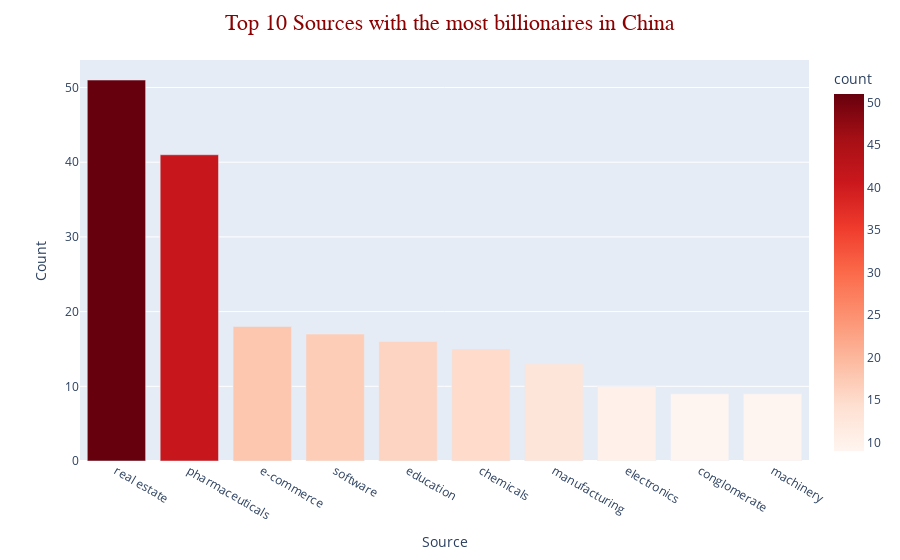

Write notebook code for a chart like this one.
### Code cell
df1 = dfch['Source'].value_counts().reset_index().head(10)

fig = px.bar(df1, x = df1['index'], y = df1['Source'], color =df1['Source'],
             color_continuous_scale ='reds',
             labels = {"index":"source","Source":"count"})

fig.update_layout(title = 'Top 10 Sources with the most billionaires in China',
                  title_x = 0.5,
                  title_font = dict(size = 22, family = 'Balto', color = 'DarkRed'),
                  xaxis = dict(title = 'Source'),
                  yaxis = dict(title = 'Count'))
fig.show()

### Figure 1 — Plotly figure (JSON) as saved in the notebook; plotly's stock layout.template omitted (floating-point values rounded to 4 significant figures)
{"data": [{"alignmentgroup": "True", "hovertemplate": "source=%{x}<br>count=%{marker.color}<extra></extra>", "legendgroup": "", "marker": {"color": [51, 41, 18, 17, 16, 15, 13, 10, 9, 9], "coloraxis": "coloraxis", "pattern": {"shape": ""}}, "name": "", "offsetgroup": "", "orientation": "v", "showlegend": false, "textposition": "auto", "type": "bar", "x": ["real estate", "pharmaceuticals", "e-commerce", "software", "education", "chemicals", "manufacturing", "electronics", "conglomerate", "machinery"], "xaxis": "x", "y": [51, 41, 18, 17, 16, 15, 13, 10, 9, 9], "yaxis": "y"}], "layout": {"barmode": "relative", "coloraxis": {"colorbar": {"title": {"text": "count"}}, "colorscale": [[0, "rgb(255,245,240)"], [0.125, "rgb(254,224,210)"], [0.25, "rgb(252,187,161)"], [0.375, "rgb(252,146,114)"], [0.5, "rgb(251,106,74)"], [0.625, "rgb(239,59,44)"], [0.75, "rgb(203,24,29)"], [0.875, "rgb(165,15,21)"], [1, "rgb(103,0,13)"]]}, "legend": {"tracegroupgap": 0}, "margin": {"t": 60}, "title": {"font": {"color": "DarkRed", "family": "Balto", "size": 22}, "text": "Top 10 Sources with the most billionaires in China", "x": 0.5}, "xaxis": {"anchor": "y", "domain": [0, 1], "title": {"text": "Source"}}, "yaxis": {"anchor": "x", "domain": [0, 1], "title": {"text": "Count"}}}}
